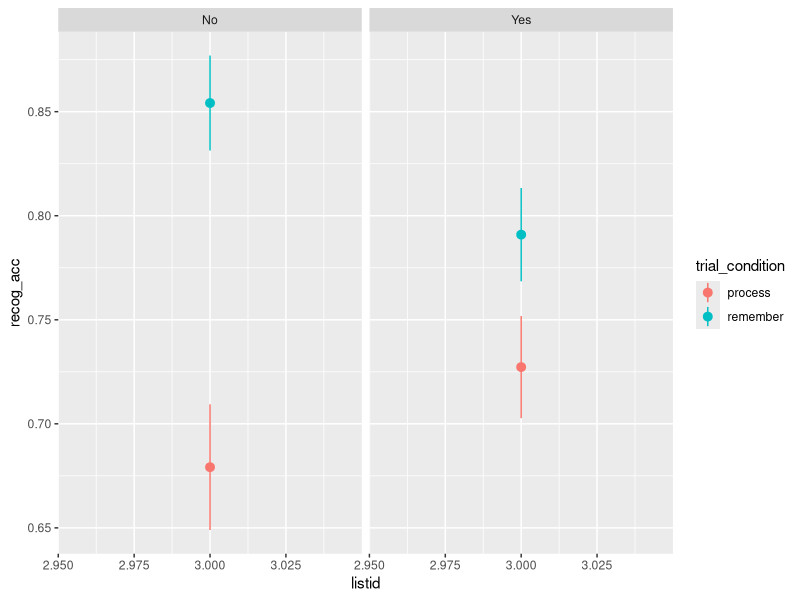
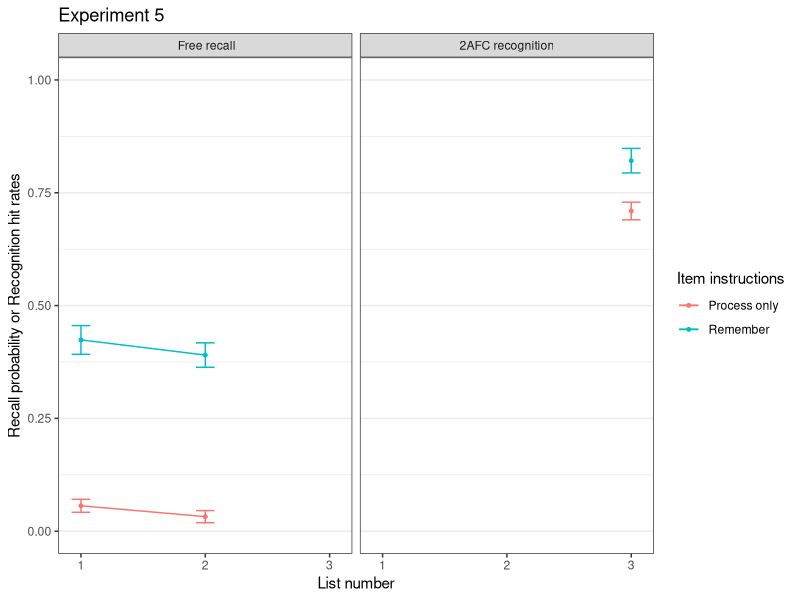
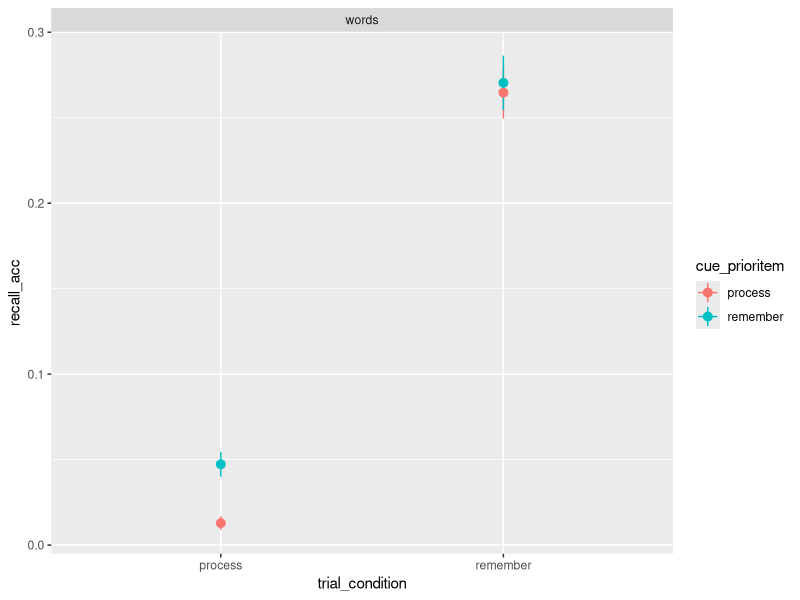
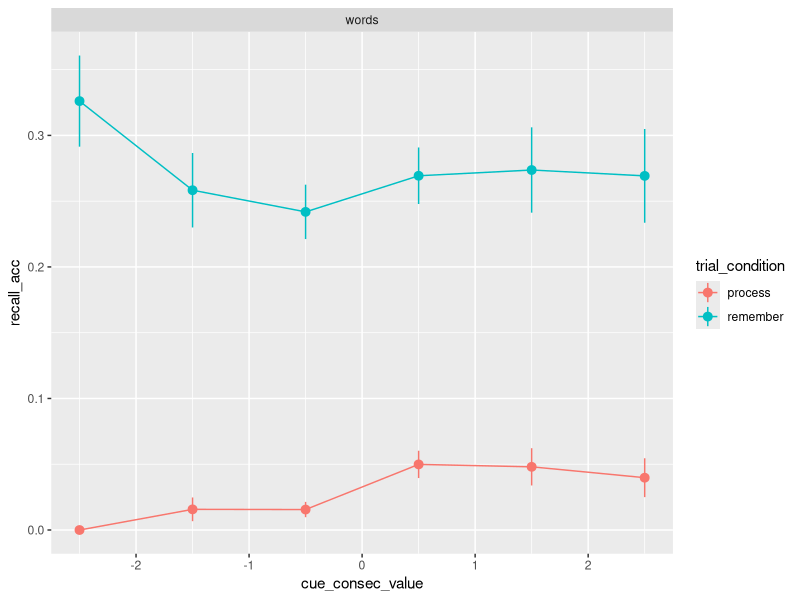
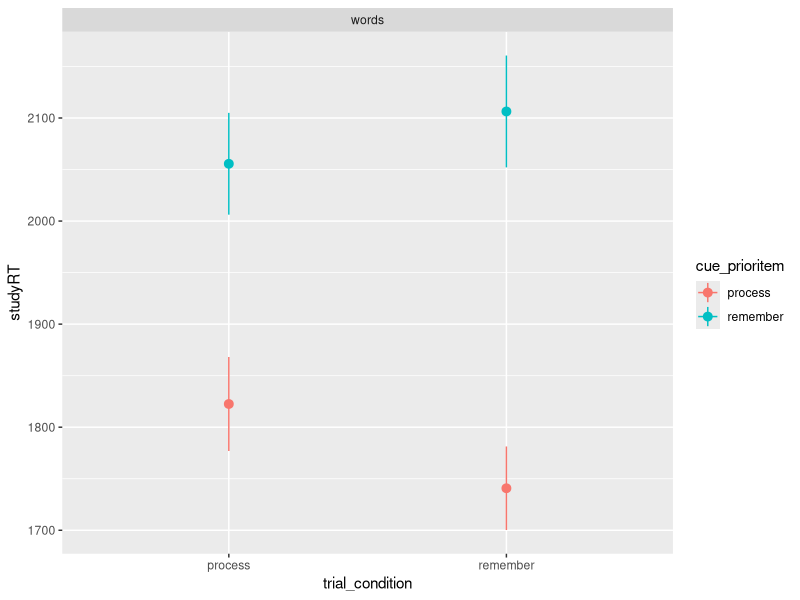
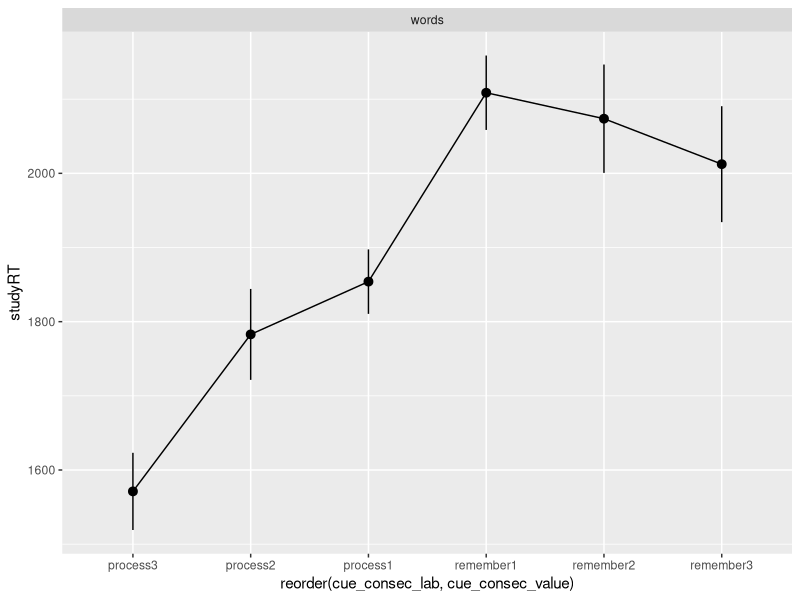
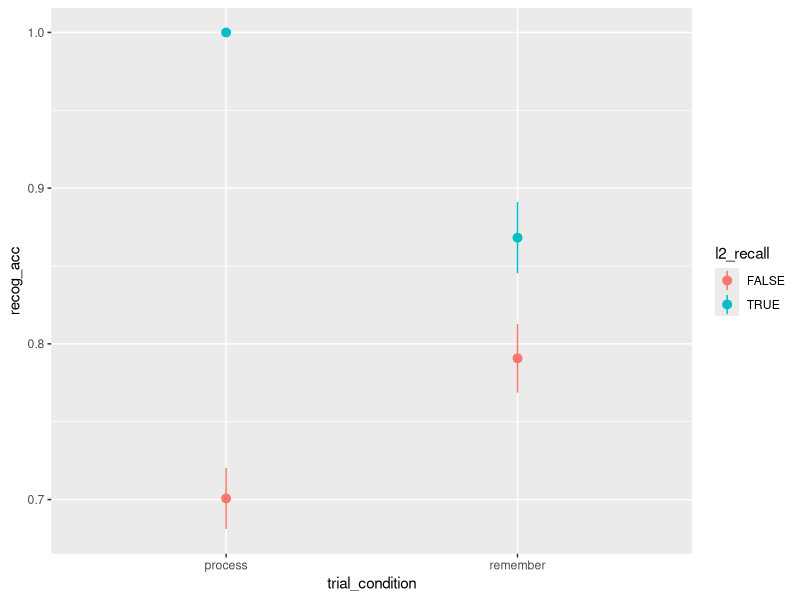
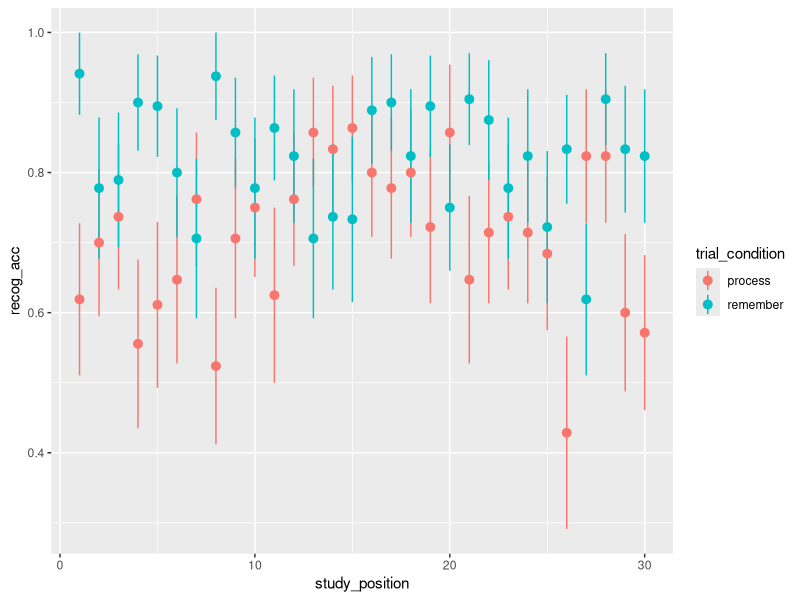

These figures' R source, in order:
library(tidyverse)
library(lme4)

#############################################################################!
# DATA                                                                   ####
#############################################################################!

memdat <- read.csv('data/exp5/preproc_mem_data.csv')
mathdat <- read.csv('data/exp5/preproc_math_data.csv')



# get subject accuracy
overall_acc <- memdat %>% 
  group_by(id) %>% 
  summarise(overall_recall_acc = mean(recall_acc),
            overall_recog_acc = mean(recog_acc, na.rm=T)) %>% 
  arrange(overall_recall_acc) %>% 
  print(n=100)

memdat %>% 
  filter(use_help == "No" & expect_test == "No") %>% 
  group_by(id) %>% 
  summarise(overall_recall_acc = mean(recall_acc),
            overall_recog_acc = mean(recog_acc, na.rm=T)) %>% 
  arrange(overall_recall_acc) %>%
  arrange(overall_recog_acc)  %>% 
  print(n=100)

table(overall_acc$overall_recog_acc == 1)

memdat <- left_join(memdat, overall_acc, by=c('id'))

memdat %>% 
  filter(use_help == "Yes" | expect_test == "yes") %>% 
  group_by(id, use_help, expect_test, trial_condition) %>% 
  summarise(acc = mean(recall_acc))


#############################################################################!
# PLOTS                                                                  ####
#############################################################################!

# table of accuracy per condition
memdat %>% 
  filter(!exclude,) %>% 
  group_by(id, listid, stimulus_condition,trial_condition) %>% 
  summarise(acc = mean(ifelse(listid == 3, recog_acc, recall_acc))) %>% 
  group_by(listid, trial_condition) %>% 
  summarise(acc = mean(acc) %>% round(2)) %>% 
  spread(trial_condition, acc) %>% 
  mutate(total = (process+remember)/2) %>% 
  ungroup() %>% 
  mutate(test_type = c('Free recall','Free recall','2AFC item recognition'))

# table of counts per condition
memdat %>% 
  filter(!exclude) %>% 
  group_by(id, listid, trial_condition) %>% 
  summarise(n = sum(ifelse(listid == 3, recog_acc, recall_acc))) %>% 
  group_by(listid, trial_condition) %>% 
  summarise(n = mean(n)) %>% 
  spread(trial_condition, n) %>% 
  mutate(total = process+remember) %>% 
  ungroup() %>% 
  mutate(test_type = c('Free recall','Free recall','2AFC item recognition'))

memdat %>% 
  group_by(overall_recog_acc==1, listid, trial_condition) %>% 
  summarise(recall_acc = mean(recall_acc),
            recog_acc = mean(recog_acc, na.rm=T))

memdat %>% 
  group_by(recall_all_q, listid, trial_condition) %>% 
  summarise(recall_acc = mean(recall_acc),
            recog_acc = mean(recog_acc, na.rm=T))

# depending on whether they tried to recall all words in the final test
memdat %>% 
  filter(!exclude) %>% 
  ggplot(aes(listid, recog_acc, color=trial_condition)) +
  stat_summary() +
  facet_wrap(~recall_all_q)


# main effect of instruction and list, excluding weird study durations
memdat %>% 
  filter(!exclude, studyRT >= 500, studyRT <= 10000) %>% 
  gather(test_type, acc, recall_acc, recog_acc) %>% 
  filter(!(test_type == "recall_acc" & listid == 3)) %>% 
  mutate(test_type = ifelse(test_type == "recall_acc"," Free recall","2AFC recognition")) %>% 
  group_by(id, test_type, trial_condition, listid) %>% 
  summarise(acc = mean(acc)) %>% 
  ggplot(aes(listid, acc, color=trial_condition)) +
  stat_summary(geom = "errorbar", width=0.15) +
  stat_summary(geom="point", size=1) +
  stat_summary(geom="line") +
  facet_wrap(~test_type) +
  theme_bw() +
  theme(panel.grid.major.x = element_blank(),
        panel.grid.minor.x = element_blank()) +
  scale_x_continuous("List number", breaks=c(1,2,3)) +
  scale_y_continuous("Recall probability or Recognition hit rates") +
  scale_color_discrete("Item instructions", labels=c("Process only","Remember")) +
  scale_fill_discrete("Item instructions", labels=c("Process only","Remember")) +
  ggtitle('Experiment 5') +
  coord_cartesian(ylim=c(0,1))
ggsave('figures/exp5_recall_recog_by_list_and_condition.png', width=6.5, height=3.5, units='in')


# effect of prior cue
memdat %>% 
  filter(!exclude, studyRT <= 10000, studyRT >= 500, !is.na(cue_prioritem)) %>% 
  ggplot(aes(trial_condition, recall_acc, color=cue_prioritem)) +
  stat_summary(geom="pointrange") +
  stat_summary(geom="line") +
  facet_wrap(~stimulus_condition)


# cumulative effect of prior cue
memdat %>% 
  filter(!exclude, studyRT <= 10000, studyRT >= 500, !is.na(cue_prioritem)) %>% 
  ggplot(aes(cue_consec_value, recall_acc, color=trial_condition)) +
  stat_summary(geom="pointrange") +
  stat_summary(geom="line") +
  facet_wrap(~stimulus_condition)

# effect of prior cue on study RTs
memdat %>% 
  filter(!exclude, studyRT <= 10000, studyRT >= 500, !is.na(cue_prioritem)) %>% 
  ggplot(aes(trial_condition, studyRT, color=cue_prioritem)) +
  stat_summary(geom="pointrange") +
  stat_summary(geom="line") +
  facet_wrap(~stimulus_condition)

# cumulative effect of prior cue on RTs
memdat %>% 
  filter(!exclude, studyRT <= 10000, studyRT >= 500, !is.na(cue_prioritem)) %>% 
  ggplot(aes(reorder(cue_consec_lab, cue_consec_value), studyRT, group=1)) +
  stat_summary(geom="pointrange") +
  stat_summary(geom="line") + 
  facet_wrap(~stimulus_condition)


mldat <- memdat %>% 
  filter(!exclude, studyRT <= 10000, studyRT >= 500, listid == 3) %>% 
  group_by(id, listid) %>% 
  mutate(studyRT = scale(studyRT)[,1])


ml0 <- glmer(recog_acc ~ 1 + (1|id), data=mldat, family="binomial", control=glmerControl(optimizer="bobyqa"))
ml1 <- glmer(recog_acc ~ trial_condition + (1|id), data=mldat, family="binomial", control=glmerControl(optimizer="bobyqa"))
summary(ml1)
anova(ml0,ml1)


mldat <- memdat %>% 
  filter(!exclude, studyRT <= 10000, studyRT >= 500, listid == 3, overall_recog_acc < 1) %>% 
  group_by(id, listid) %>% 
  mutate(studyRT = scale(studyRT)[,1])


ml0 <- glmer(recog_acc ~ 1 + (1|id), data=mldat, family="binomial", control=glmerControl(optimizer="bobyqa"))
ml1 <- glmer(recog_acc ~ trial_condition + (1|id), data=mldat, family="binomial", control=glmerControl(optimizer="bobyqa"))
summary(ml1)
anova(ml0,ml1)





memdat %>% 
  filter(!exclude, studyRT <= 10000, studyRT >= 500, listid == 3) %>% 
  ggplot(aes(trial_condition, recog_acc, color=l2_recall)) +
  stat_summary(geom="pointrange")


mldat <- memdat %>% 
  filter(!exclude, studyRT <= 10000, studyRT >= 500, listid == 3, overall_recog_acc < 1) %>% 
  group_by(id, listid) %>% 
  mutate(studyRT = scale(studyRT)[,1])

ml0 <- glmer(recog_acc ~ 1 + (1|id), data=mldat, family="binomial", control=glmerControl(optimizer="bobyqa"))
ml1 <- glmer(recog_acc ~ trial_condition + (1|id), data=mldat, family="binomial", control=glmerControl(optimizer="bobyqa"))
ml2 <- glmer(recog_acc ~ trial_condition + l2_recall + (1|id), data=mldat, family="binomial", control=glmerControl(optimizer="bobyqa"))
summary(ml1)
summary(ml2)
anova(ml0,ml1,ml2)


#############################################################################!
#                                                                        ####
#############################################################################!


memdat %>% 
  filter(!exclude, studyRT >= 500, studyRT <= 10000, listid==3) %>% 
  ggplot(aes(study_position, recog_acc, color=trial_condition)) +
  stat_summary(geom="pointrange")


# effect of prior cue
memdat %>% 
  filter(!exclude, studyRT <= 10000, studyRT >= 500, !is.na(cue_prioritem), listid==3) %>% 
  ggplot(aes(cue_consec_value, recog_acc, color=trial_condition)) +
  stat_summary(geom="pointrange") +
  stat_summary(geom="line") +
  facet_wrap(~stimulus_condition)
